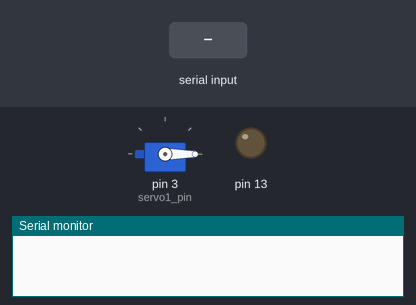
The sketch below on a simulated Arduino Uno, built with avr-gcc and run on an emulated ATmega328P. On the bench: servo, output pins drawn as LEDs (lit = HIGH), the last lines printed to the serial monitor. The test bench sets the inputs (shaded band).

Above: at 1.2 s.
1.3 s: "1" received over Serial
At 1.5 s:
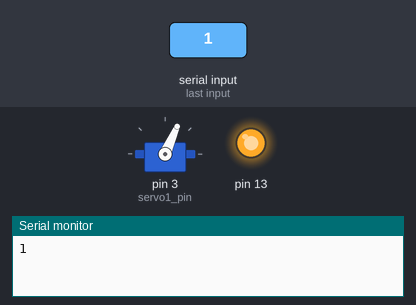
Timing chart, 0 to 4.3 s (numbered marks = the images above; inputs shaded):
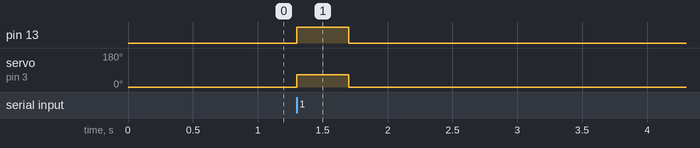

Measured:
- after the input at 1.3 s, pin 13: LOW → HIGH at once, → LOW 0.40 s later; servo on pin 3 (servo1_pin): 0° → 66° at once, → 0° 0.40 s later

The sketch:

sketch_jul16a.ino
```cpp
#include <Servo.h>
#define servo1_pin 3
Servo servo1;

void setup()
{
 Serial.begin (9600);
 servo1.attach (servo1_pin);
 pinMode(13,OUTPUT);
}

void loop()
{
  servo1.write(0);
  digitalWrite(13,LOW);
    while (Serial.available())
    {
        char c = Serial.read();
        Serial.print(c);
        if (c == '1')
        {
            digitalWrite(13,HIGH);
            servo1.write (66);
            delay(400);
            c='0';
            break;
        }
        }


}
```
